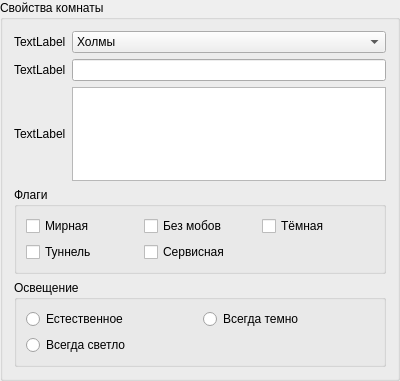
<?xml version="1.0" encoding="UTF-8"?>
<ui version="4.0">
 <class>RoomProperties</class>
 <widget class="QGroupBox" name="RoomProperties">
  <property name="geometry">
   <rect>
    <x>0</x>
    <y>0</y>
    <width>400</width>
    <height>381</height>
   </rect>
  </property>
  <property name="windowTitle">
   <string>GroupBox</string>
  </property>
  <property name="title">
   <string>Свойства комнаты</string>
  </property>
  <layout class="QVBoxLayout" name="verticalLayout">
   <item>
    <layout class="QGridLayout" name="gridLayout">
     <item row="0" column="0">
      <widget class="QLabel" name="label">
       <property name="text">
        <string>TextLabel</string>
       </property>
      </widget>
     </item>
     <item row="0" column="1">
      <widget class="QComboBox" name="comboBox">
       <item>
        <property name="text">
         <string>Холмы</string>
        </property>
       </item>
       <item>
        <property name="text">
         <string>Город</string>
        </property>
       </item>
       <item>
        <property name="text">
         <string>Помещение</string>
        </property>
       </item>
       <item>
        <property name="text">
         <string>Поле</string>
        </property>
       </item>
       <item>
        <property name="text">
         <string>Лес</string>
        </property>
       </item>
       <item>
        <property name="text">
         <string>Горы</string>
        </property>
       </item>
      </widget>
     </item>
     <item row="1" column="0">
      <widget class="QLabel" name="label_2">
       <property name="text">
        <string>TextLabel</string>
       </property>
      </widget>
     </item>
     <item row="1" column="1">
      <widget class="QLineEdit" name="lineEdit"/>
     </item>
     <item row="2" column="0">
      <widget class="QLabel" name="label_3">
       <property name="text">
        <string>TextLabel</string>
       </property>
      </widget>
     </item>
     <item row="2" column="1">
      <widget class="QPlainTextEdit" name="plainTextEdit"/>
     </item>
    </layout>
   </item>
   <item>
    <widget class="QGroupBox" name="groupBox">
     <property name="title">
      <string>Флаги</string>
     </property>
     <layout class="QGridLayout" name="gridLayout_2">
      <item row="0" column="0">
       <widget class="QCheckBox" name="checkBox">
        <property name="text">
         <string>Мирная</string>
        </property>
       </widget>
      </item>
      <item row="0" column="1">
       <widget class="QCheckBox" name="checkBox_3">
        <property name="text">
         <string>Без мобов</string>
        </property>
       </widget>
      </item>
      <item row="0" column="2">
       <widget class="QCheckBox" name="checkBox_5">
        <property name="text">
         <string>Тёмная</string>
        </property>
       </widget>
      </item>
      <item row="1" column="0">
       <widget class="QCheckBox" name="checkBox_2">
        <property name="text">
         <string>Туннель</string>
        </property>
       </widget>
      </item>
      <item row="1" column="1">
       <widget class="QCheckBox" name="checkBox_4">
        <property name="text">
         <string>Сервисная</string>
        </property>
       </widget>
      </item>
     </layout>
    </widget>
   </item>
   <item>
    <widget class="QGroupBox" name="groupBox_2">
     <property name="title">
      <string>Освещение</string>
     </property>
     <layout class="QGridLayout" name="gridLayout_3">
      <item row="0" column="0">
       <widget class="QRadioButton" name="radioButton_3">
        <property name="text">
         <string>Естественное</string>
        </property>
       </widget>
      </item>
      <item row="0" column="1">
       <widget class="QRadioButton" name="radioButton">
        <property name="text">
         <string>Всегда темно</string>
        </property>
       </widget>
      </item>
      <item row="1" column="0">
       <widget class="QRadioButton" name="radioButton_2">
        <property name="text">
         <string>Всегда светло</string>
        </property>
       </widget>
      </item>
     </layout>
    </widget>
   </item>
  </layout>
 </widget>
 <resources/>
 <connections/>
</ui>
